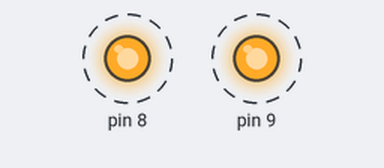
This sketch was run on a simulated Arduino Uno, built with avr-gcc and run on an emulated ATmega328P. Parts: output pins drawn as LEDs (lit = HIGH). Dashed ring = blinking. What the sketch prints to the serial monitor is not drawn.

Above: at 0.09 s.
Timing chart, 0 to 3.0 s (numbered marks = the images above):
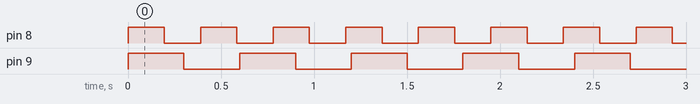

Measured:
- by itself, pin 8: alternates HIGH for 0.20 s and LOW for 0.20 s
- by itself, pin 9: alternates HIGH for 0.30 s and LOW for 0.30 s

The sketch:

source_code_5A.ino
```cpp
#include <Arduino_FreeRTOS.h>

void TaskBlink1(void *pvParameters);
void TaskBlink2(void *pvParameters);
void Taskprint(void *pvParameters);

void setup() {

  Serial.begin(9600);

  xTaskCreate(
    TaskBlink1,
    "task1",
    128,
    NULL,
    1,
    NULL
  );

  xTaskCreate(
    TaskBlink2,
    "task2",
    128,
    NULL,
    1,
    NULL
  );

  xTaskCreate(
    Taskprint,
    "task3",
    128,
    NULL,
    1,
    NULL
  );

  vTaskStartScheduler();
}

void loop() {
}

void TaskBlink1(void *pvParameters) {

  pinMode(8, OUTPUT);

  while (1) {

    Serial.println("Task1");

    digitalWrite(8, HIGH);
    vTaskDelay(200 / portTICK_PERIOD_MS);

    digitalWrite(8, LOW);
    vTaskDelay(200 / portTICK_PERIOD_MS);
  }
}

void TaskBlink2(void *pvParameters) {

  pinMode(9, OUTPUT);

  while (1) {

    Serial.println("Task2");

    digitalWrite(9, HIGH);
    vTaskDelay(300 / portTICK_PERIOD_MS);

    digitalWrite(9, LOW);
    vTaskDelay(300 / portTICK_PERIOD_MS);
  }
}

void Taskprint(void *pvParameters) {

  int counter = 0;

  while (1) {

    counter++;

    Serial.println(counter);

    vTaskDelay(500 / portTICK_PERIOD_MS);
  }
}
```
